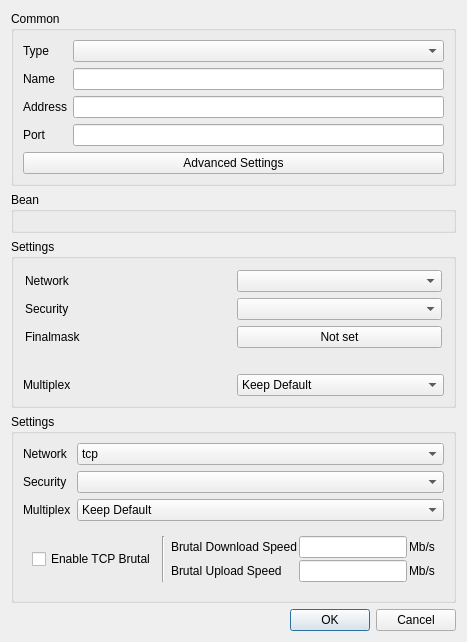
    <widget class="QWidget" name="left_w" native="true">
     <property name="sizePolicy">
      <sizepolicy hsizetype="Minimum" vsizetype="Maximum">
       <horstretch>0</horstretch>
       <verstretch>0</verstretch>
      </sizepolicy>
     </property>
     <property name="minimumSize">
      <size>
       <width>400</width>
       <height>0</height>
      </size>
     </property>
     <layout class="QVBoxLayout" name="left">
      <property name="sizeConstraint">
       <enum>QLayout::SizeConstraint::SetDefaultConstraint</enum>
      </property>
      <item>
       <widget class="QGroupBox" name="groupBox">
        <property name="sizePolicy">
         <sizepolicy hsizetype="Preferred" vsizetype="Maximum">
          <horstretch>0</horstretch>
          <verstretch>0</verstretch>
         </sizepolicy>
        </property>
        <property name="title">
         <string>Common</string>
        </property>
        <layout class="QVBoxLayout" name="verticalLayout_3">
         <item>
          <layout class="QGridLayout" name="gridLayout_2">
           <item row="2" column="1">
            <widget class="MyLineEdit" name="address"/>
           </item>
           <item row="1" column="1">
            <widget class="MyLineEdit" name="name"/>
           </item>
           <item row="3" column="1">
            <widget class="QLineEdit" name="port"/>
           </item>
           <item row="0" column="0">
            <widget class="QLabel" name="type_l">
             <property name="text">
              <string>Type</string>
             </property>
             <property name="buddy">
              <cstring>type</cstring>
             </property>
            </widget>
           </item>
           <item row="3" column="0">
            <widget class="QLabel" name="port_l">
             <property name="text">
              <string>Port</string>
             </property>
             <property name="buddy">
              <cstring>port</cstring>
             </property>
            </widget>
           </item>
           <item row="2" column="0">
            <widget class="QLabel" name="address_l">
             <property name="text">
              <string>Address</string>
             </property>
             <property name="buddy">
              <cstring>address</cstring>
             </property>
            </widget>
           </item>
           <item row="1" column="0">
            <widget class="QLabel" name="name_l">
             <property name="text">
              <string>Name</string>
             </property>
             <property name="buddy">
              <cstring>name</cstring>
             </property>
            </widget>
           </item>
           <item row="0" column="1">
            <widget class="QComboBox" name="type"/>
           </item>
          </layout>
         </item>
         <item>
          <widget class="QPushButton" name="advanced_button">
           <property name="text">
            <string>Advanced Settings</string>
           </property>
          </widget>
         </item>
        </layout>
       </widget>
      </item>
      <item>
       <widget class="QGroupBox" name="bean">
        <property name="sizePolicy">
         <sizepolicy hsizetype="Preferred" vsizetype="Maximum">
          <horstretch>0</horstretch>
          <verstretch>0</verstretch>
         </sizepolicy>
        </property>
        <property name="title">
         <string notr="true">Bean</string>
        </property>
        <layout class="QVBoxLayout" name="verticalLayout_4">
         <item>
          <widget class="QWidget" name="fake" native="true"/>
         </item>
        </layout>
       </widget>
      </item>
      <item>
       <widget class="QGroupBox" name="xray_settings_box">
        <property name="title">
         <string>Settings</string>
        </property>
        <layout class="QVBoxLayout" name="verticalLayout_9">
         <property name="leftMargin">
          <number>0</number>
         </property>
         <property name="topMargin">
          <number>0</number>
         </property>
         <property name="rightMargin">
          <number>0</number>
         </property>
         <property name="bottomMargin">
          <number>0</number>
         </property>
         <item>
          <widget class="QWidget" name="widget_4" native="true">
           <layout class="QGridLayout" name="gridLayout_4">
            <property name="leftMargin">
             <number>11</number>
            </property>
            <property name="topMargin">
             <number>11</number>
            </property>
            <property name="rightMargin">
             <number>11</number>
            </property>
            <property name="bottomMargin">
             <number>11</number>
            </property>
            <item row="0" column="0">
             <widget class="QLabel" name="label_9">
              <property name="text">
               <string>Network</string>
              </property>
              <property name="buddy">
               <cstring>xray_network</cstring>
              </property>
             </widget>
            </item>
            <item row="0" column="1">
             <widget class="QComboBox" name="xray_network"/>
            </item>
            <item row="1" column="0">
             <widget class="QLabel" name="label_10">
              <property name="text">
               <string>Security</string>
              </property>
              <property name="buddy">
               <cstring>xray_security</cstring>
              </property>
             </widget>
            </item>
            <item row="1" column="1">
             <widget class="QComboBox" name="xray_security"/>
            </item>
            <item row="2" column="0">
             <widget class="QLabel" name="label_xray_finalmask">
              <property name="text">
               <string>Finalmask</string>
              </property>
              <property name="buddy">
               <cstring>xray_finalmask_edit</cstring>
              </property>
             </widget>
            </item>
            <item row="2" column="1">
             <widget class="QPushButton" name="xray_finalmask_edit">
              <property name="text">
               <string>Not set</string>
              </property>
             </widget>
            </item>
           </layout>
          </widget>
         </item>
         <item>
          <widget class="QWidget" name="xray_mux_box" native="true">
           <layout class="QGridLayout" name="gridLayout_8">
            <item row="0" column="0">
             <widget class="QLabel" name="label_17">
              <property name="text">
               <string>Multiplex</string>
              </property>
              <property name="buddy">
               <cstring>xray_mux</cstring>
              </property>
             </widget>
            </item>
            <item row="0" column="1">
             <widget class="QComboBox" name="xray_mux">
              <item>
               <property name="text">
                <string>Keep Default</string>
               </property>
              </item>
              <item>
               <property name="text">
                <string>Enabled</string>
               </property>
              </item>
              <item>
               <property name="text">
                <string>Disabled</string>
               </property>
              </item>
             </widget>
            </item>
           </layout>
          </widget>
         </item>
        </layout>
       </widget>
      </item>
      <item>
       <widget class="QGroupBox" name="stream_box">
        <property name="sizePolicy">
         <sizepolicy hsizetype="Preferred" vsizetype="Maximum">
          <horstretch>0</horstretch>
          <verstretch>0</verstretch>
         </sizepolicy>
        </property>
        <property name="minimumSize">
         <size>
          <width>0</width>
          <height>0</height>
         </size>
        </property>
        <property name="title">
         <string>Settings</string>
        </property>
        <layout class="QVBoxLayout" name="verticalLayout">
         <item>
          <layout class="QGridLayout" name="_2">
           <item row="2" column="0">
            <widget class="QLabel" name="multiplex_l">
             <property name="toolTip">
              <string>Server support is required</string>
             </property>
             <property name="text">
              <string>Multiplex</string>
             </property>
             <property name="buddy">
              <cstring>multiplex</cstring>
             </property>
            </widget>
           </item>
           <item row="1" column="0">
            <widget class="QLabel" name="security_l">
             <property name="toolTip">
              <string>Transport Layer Security. It must be consistent with the server, otherwise, the connection cannot be established.</string>
             </property>
             <property name="text">
              <string>Security</string>
             </property>
             <property name="buddy">
              <cstring>security</cstring>
             </property>
            </widget>
           </item>
           <item row="1" column="1">
            <widget class="QComboBox" name="security">
             <item>
              <property name="text">
               <string notr="true"/>
              </property>
             </item>
             <item>
              <property name="text">
               <string notr="true">tls</string>
              </property>
             </item>
            </widget>
           </item>
           <item row="0" column="0">
            <widget class="QLabel" name="network_l">
             <property name="toolTip">
              <string>The underlying transport method. It must be consistent with the server, otherwise, the connection cannot be established.</string>
             </property>
             <property name="text">
              <string>Network</string>
             </property>
             <property name="buddy">
              <cstring>network</cstring>
             </property>
            </widget>
           </item>
           <item row="2" column="1">
            <widget class="QComboBox" name="multiplex">
             <item>
              <property name="text">
               <string>Keep Default</string>
              </property>
             </item>
             <item>
              <property name="text">
               <string>On</string>
              </property>
             </item>
             <item>
              <property name="text">
               <string>Off</string>
              </property>
             </item>
            </widget>
           </item>
           <item row="0" column="1">
            <widget class="QComboBox" name="network">
             <property name="sizePolicy">
              <sizepolicy hsizetype="Expanding" vsizetype="Fixed">
               <horstretch>0</horstretch>
               <verstretch>0</verstretch>
              </sizepolicy>
             </property>
             <item>
              <property name="text">
               <string notr="true">tcp</string>
              </property>
             </item>
             <item>
              <property name="text">
               <string notr="true">ws</string>
              </property>
             </item>
             <item>
              <property name="text">
               <string notr="true">httpupgrade</string>
              </property>
             </item>
             <item>
              <property name="text">
               <string notr="true">http</string>
              </property>
             </item>
             <item>
              <property name="text">
               <string notr="true">grpc</string>
              </property>
             </item>
             <item>
              <property name="text">
               <string notr="true">quic</string>
              </property>
             </item>
            </widget>
           </item>
          </layout>
         </item>
         <item>
          <widget class="QWidget" name="brutal_box" native="true">
           <layout class="QHBoxLayout" name="horizontalLayout_5">
            <item>
             <widget class="QCheckBox" name="brutal_enable">
              <property name="toolTip">
               <string>&lt;html&gt;&lt;head/&gt;&lt;body&gt;&lt;p&gt;Overrides mux to On&lt;/p&gt;&lt;/body&gt;&lt;/html&gt;</string>
              </property>
              <property name="text">
               <string>Enable TCP Brutal</string>
              </property>
             </widget>
            </item>
            <item>
             <widget class="Line" name="line_2">
              <property name="orientation">
               <enum>Qt::Orientation::Vertical</enum>
              </property>
             </widget>
            </item>
            <item>
             <widget class="QWidget" name="brutal_speed_w" native="true">
              <layout class="QGridLayout" name="gridLayout_3">
               <property name="leftMargin">
                <number>0</number>
               </property>
               <property name="topMargin">
                <number>0</number>
               </property>
               <property name="rightMargin">
                <number>0</number>
               </property>
               <property name="bottomMargin">
                <number>0</number>
               </property>
               <property name="spacing">
                <number>2</number>
               </property>
               <item row="0" column="0">
                <widget class="QLabel" name="brutal_speed_l">
                 <property name="toolTip">
                  <string>&lt;html&gt;&lt;head/&gt;&lt;body&gt;&lt;p&gt;Server to Client TCP Brutal Speed&lt;/p&gt;&lt;/body&gt;&lt;/html&gt;</string>
                 </property>
                 <property name="text">
                  <string>Brutal Download Speed</string>
                 </property>
                 <property name="buddy">
                  <cstring>brutal_d_speed</cstring>
                 </property>
                </widget>
               </item>
               <item row="0" column="2">
                <widget class="QLabel" name="brutal_speed_u">
                 <property name="text">
                  <string>Mb/s</string>
                 </property>
                </widget>
               </item>
               <item row="0" column="1">
                <widget class="QLineEdit" name="brutal_d_speed"/>
               </item>
               <item row="1" column="0">
                <widget class="QLabel" name="label_4">
                 <property name="text">
                  <string>Brutal Upload Speed</string>
                 </property>
                 <property name="buddy">
                  <cstring>brutal_u_speed</cstring>
                 </property>
                </widget>
               </item>
               <item row="1" column="1">
                <widget class="QLineEdit" name="brutal_u_speed"/>
               </item>
               <item row="1" column="2">
                <widget class="QLabel" name="label_7">
                 <property name="text">
                  <string>Mb/s</string>
                 </property>
                </widget>
               </item>
              </layout>
             </widget>
            </item>
           </layout>
          </widget>
         </item>
        </layout>
       </widget>
      </item>
      <item>
       <layout class="QHBoxLayout" name="horizontalLayout_4">
        <item>
         <widget class="QDialogButtonBox" name="buttonBox">
          <property name="sizePolicy">
           <sizepolicy hsizetype="Expanding" vsizetype="Fixed">
            <horstretch>0</horstretch>
            <verstretch>0</verstretch>
           </sizepolicy>
          </property>
          <property name="orientation">
           <enum>Qt::Orientation::Horizontal</enum>
          </property>
          <property name="standardButtons">
           <set>QDialogButtonBox::StandardButton::Cancel|QDialogButtonBox::StandardButton::Ok</set>
          </property>
         </widget>
        </item>
       </layout>
      </item>
     </layout>
    </widget>
